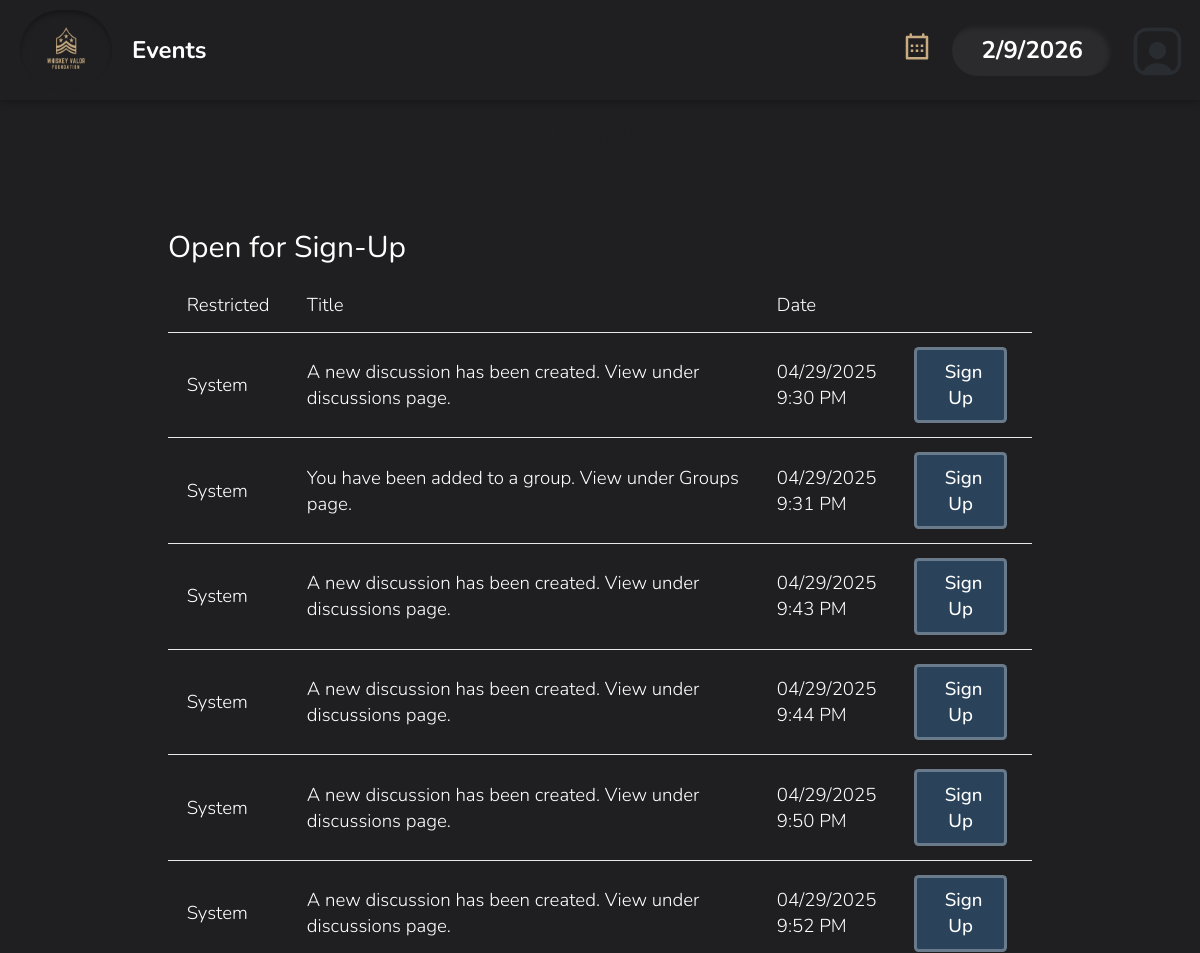
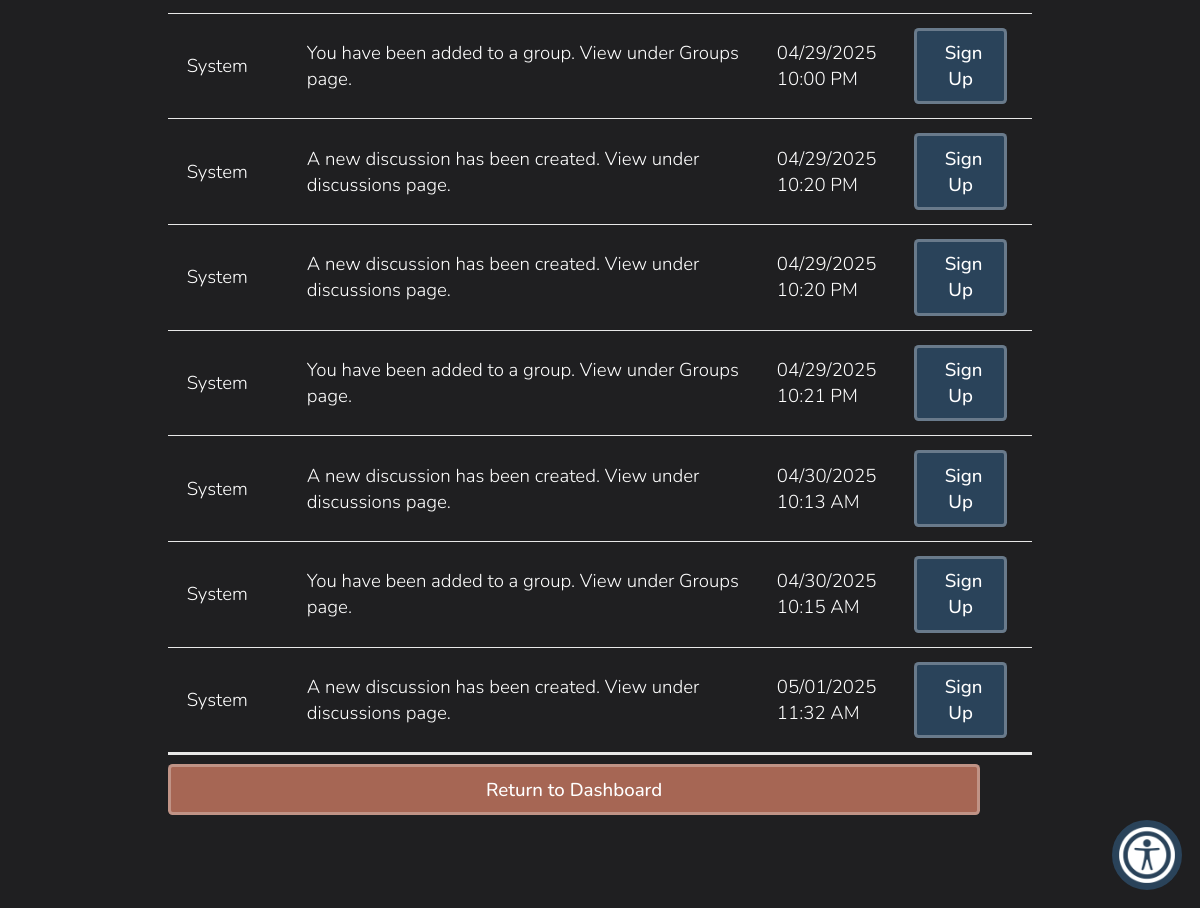
Screenshot of /viewEventsForSignUp.php (signed in) with the database file from the repository (2 pictures, top to bottom).
### tables this page shows
CREATE TABLE `dbmessages` (
  `id` int NOT NULL,
  `senderID` varchar(256) NOT NULL,
  `recipientID` varchar(256) NOT NULL,
  `title` varchar(256) NOT NULL,
  `body` text NOT NULL,
  `time` varchar(16) NOT NULL,
  `wasRead` tinyint(1) NOT NULL DEFAULT '0',
  `prioritylevel` tinyint NOT NULL DEFAULT '0'
);

### database/dbMessages.php (called while the page is built, shortened)
<?php
function get_user_messages($userID) {
    $query = "select * from dbmessages
              where recipientID='$userID'
              order by prioritylevel desc";
    $connection = connect();
    $result = mysqli_query($connection, $query);
    $messages = mysqli_fetch_all($result, MYSQLI_ASSOC);
    return $messages;
}

### database/dbPersons.php (called while the page is built, shortened)
<?php
    function get_name_from_id($id) {
        if ($id == 'vmsroot') {
            return 'System';
        }
        $query = "select first_name, last_name from dbpersons
            where id='$id'";
        $connection = connect();
        $result = mysqli_query($connection, $query);
        $row = mysqli_fetch_assoc($result);
        return $row['first_name'] . ' ' . $row['last_name'];
    }

### include/output.php (called while the page is built, shortened)
<?php
    function hsc($input) {
        return htmlspecialchars($input ?? '');
    }
    function time24hTo12h($time) {
        $hour = substr($time, 0, 2);
        $minute = substr($time, 3, 2);
        $hour = intval($hour);
        if ($hour < 12) {
            return hsc($hour . ':' . $minute . ' AM');
        } else if ($hour > 12) {
            $hour -= 12;
        }
        return hsc($hour . ':' . $minute . ' PM');
    }

### viewEventsForSignUp.php (the view, shortened to what this page needs)
<?php
    $userID = null;
    if (isset($_SESSION['_id'])) {
        $userID = $_SESSION['_id'];
    }
?>
<!DOCTYPE html>
<html>
    <head>
        <?php require_once('universal.inc') ?>
        <link rel="stylesheet" href="css/messages.css"></link>
    </head>
    <body>
        <?php require_once('header.php') ?>
        <h1>Events</h1>
        <main class="general">
            <h2>Open for Sign-Up</h2>
            <?php
                require_once('database/dbMessages.php');
                $messages = get_user_messages($userID);
                if (count($messages) > 0): ?>
                <div class="table-wrapper">
                    <table class="general">
                        <thead>
                            <tr>
                                <th style="width:1px">Restricted</th>
                                <th>Title</th>
                                <th style="width:1px">Date</th>
                                <th style="width:1px"></th>
                            </tr>
                        </thead>
                        <tbody class="standout">
                            <?php
                                require_once('database/dbPersons.php');
                                require_once('include/output.php');
                                $id_to_name_hash = [];
                                foreach ($messages as $message) {
                                    $sender = $message['senderID'];
                                    if (isset($id_to_name_hash[$sender])) {
                                        $sender = $id_to_name_hash[$sender];
                                    } else {
                                        $lookup = get_name_from_id($sender);
                                        $id_to_name_hash[$sender] = $lookup;
                                        $sender = $lookup;
                                    }
                                    $messageID = $message['id'];
                                    $title = $message['title'];
                                    $timePacked = $message['time'];
                                    $pieces = explode('-', $timePacked);
                                    $year = $pieces[0];
                                    $month = $pieces[1];
                                    $day = $pieces[2];
                                    $time = time24hto12h($pieces[3]);
                                    $class = 'message';
                                    echo "
                                        <tr class='$class' data-message-id='$messageID'>
                                            <td>$sender</td>
                                            <td>$title</td>
                                            <td>$month/$day/$year $time</td>
                                            <td> <a class='button sign-up' href='eventSignUp.php'>Sign Up</a> </td>
                                        </tr>";
                                }
                            ?>
                        </tbody>
                    </table>
                </div>
            <?php else: ?>
                <p class="no-events standout">There are currently no events available for sign-up.</p>
            <?php endif ?>
            <a class="button cancel" href="index.php">Return to Dashboard</a>
        </main>
    </body>
</html>

### css/base.css (style rules this page uses)
html, body, header, main, footer, div, span, p, h1, h2, h3, h4, h5, h6, ul, ol, li, input, select, textarea, form, section, label, table, td, tr, th, form, fieldset, em, button, a { padding: 0; margin: 0; font-size: inherit; font-family: inherit; font-weight: inherit; text-decoration: none; font-style: normal; box-sizing: border-box; text-align: left; list-style-type: none; border-spacing: 0; }
:root { --page-background-color: rgb(31, 31, 33); --page-font-color: white; --inactive-font-color: #d0d0d0; --inactive-background-color: rgb(31,31,33); --standout-background: #fafafa; --happy-toast-background-color: #5D7E61; --happy-toast-font-color: rgb(255, 255, 255); --info-toast-background-color: #2f2f2f; --info-toast-font-color: white; --error-toast-background-color: #A66654; --error-toast-font-color: rgb(255, 255, 255); --shadow-and-border-color: #e8e8e8; --main-color: #2A435A; --accent-color: rgb(201, 171, 129); --secondary-accent-color: rgb(175, 141, 92); --wv-accent-color: #C9AB81; --wv-accent-foreground: #111111; --wv-bg-light: #ffffff; --wv-text-dark: #111111; --wv-muted-text: #6b6b6b; --calendar-event-color: #808080; --calendar-event-color-hover: var(--accent-color); --calendar-today-border: 2px solid var(--secondary-accent-color); --button-font-color: rgb(255, 255, 255); --button-padding: 0.5rem 1.5rem; --button-border-radius: 0.25rem; --standard-border: 1px solid #333333; --light-border: 1px solid var(--shadow-and-border-color); --text-field-border: 2px solid #e8e8e8; --cancel-button-background-color: #A66654; --error-color: #A66654; font-size: 18px; font-family: Montserrat; font-weight: 300; }
body { background-color: var(--page-background-color); color: var(--page-font-color); font-family: Montserrat; }
a { color: white; }
main:not(.login):not(.calendar-view):not(.dashboard) { padding: 1rem; }
input[type=submit], button, .button, a.button-signup { color: var(--button-font-color); background-color: var(--main-color); padding: var(--button-padding); border: 3px solid rgba(255, 255, 255, 0.295); border-radius: var(--button-border-radius); font-weight: 500; width: 94%; transition: background-color .3s; cursor: pointer; text-align: center; }
h1 { font-size: 1.5rem; font-weight: 500; margin-bottom: 2rem; background-color: var(#C9AB81); color: var(--page-background-color); width: 100%; text-align: center; padding: 1rem; }
h2 { font-size: 1.5rem; font-weight: 500; }
.button { display: inline-block; }
button.cancel, a.cancel { background-color: var(--cancel-button-background-color); color: white; }
main.general, form.general { margin: 1rem; display: flex; flex-direction: column; gap: 0.5rem; }
table.general { width: 100%; border-collapse: collapse; padding-bottom: 1rem; }
table.general th, table.general td { padding: 0.75rem 1rem; vertical-align: top; background-color: var(--page-background-color); border-bottom: 1px solid var(--shadow-and-border-color); color: var(--page-font-color); }
table.general td { text-align:left; vertical-align: middle; color: var(--page-font-color); }
.standout { border-bottom: 3px solid var(--shadow-and-border-color); padding: 1rem; background-color: var(--standout-background); }
@media only screen and (min-width: 1024px) { main.general, form.general { margin: 0rem 8rem 4rem 8rem; } }

### css/messages.css (style rules this page uses)
:root { --unread-message-background: #f1eadf; --message-body-border-color: #ddd; --priorityone-color:#4FFFB0; --prioritytwo-color:#F0E68C; --prioritythree-color:#fd5c63; }
tr.message { cursor: pointer; transition: filter .3s; background-color: inherit; }

### rows the page displays
dbmessages: senderID "System", title "A new discussion has been created. View under discussions page.", time "04", time "29", time "2025", time "9:30 PM"
dbmessages: senderID "System", title "You have been added to a group. View under Groups page.", time "04", time "29", time "2025", time "9:31 PM"
dbmessages: senderID "System", title "A new discussion has been created. View under discussions page.", time "04", time "29", time "2025", time "9:43 PM"
dbmessages: senderID "System", title "A new discussion has been created. View under discussions page.", time "04", time "29", time "2025", time "9:44 PM"
dbmessages: senderID "System", title "A new discussion has been created. View under discussions page.", time "04", time "29", time "2025", time "9:50 PM"
dbmessages: senderID "System", title "A new discussion has been created. View under discussions page.", time "04", time "29", time "2025", time "9:52 PM"
dbmessages: senderID "System", title "You have been added to a group. View under Groups page.", time "04", time "29", time "2025", time "10:00 PM"
dbmessages: senderID "System", title "A new discussion has been created. View under discussions page.", time "04", time "29", time "2025", time "10:20 PM"
dbmessages: senderID "System", title "A new discussion has been created. View under discussions page.", time "04", time "29", time "2025", time "10:20 PM"
dbmessages: senderID "System", title "You have been added to a group. View under Groups page.", time "04", time "29", time "2025", time "10:21 PM"
dbmessages: senderID "System", title "A new discussion has been created. View under discussions page.", time "04", time "30", time "2025", time "10:13 AM"
dbmessages: senderID "System", title "You have been added to a group. View under Groups page.", time "04", time "30", time "2025", time "10:15 AM"
dbmessages: senderID "System", title "A new discussion has been created. View under discussions page.", time "05", time "01", time "2025", time "11:32 AM"
